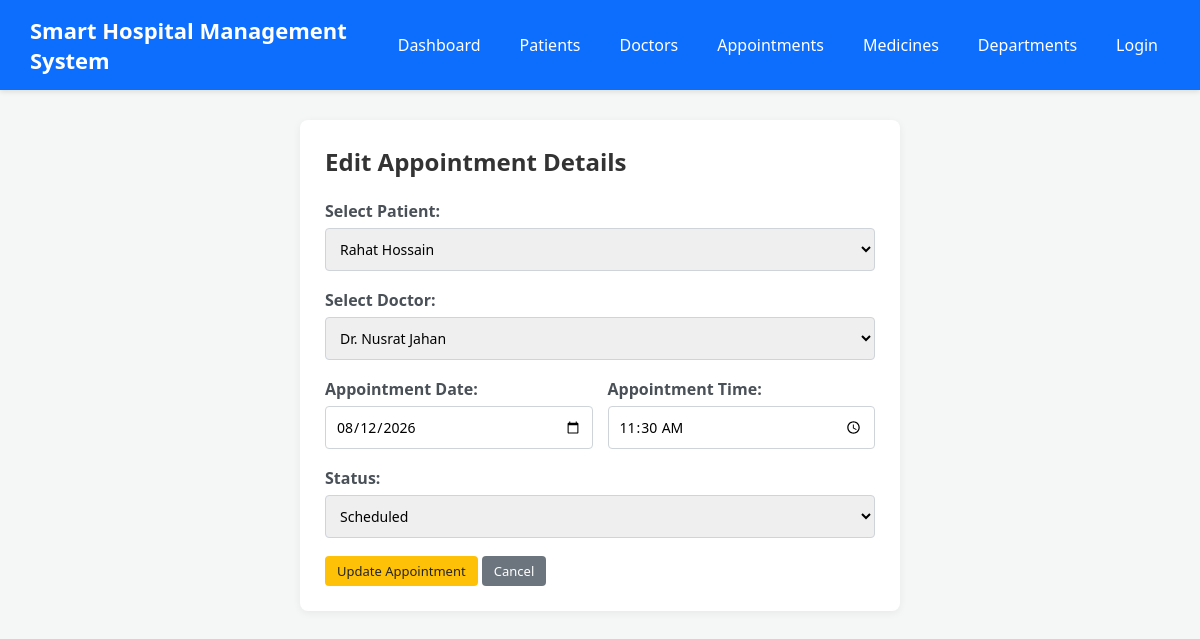
/appointment/edit.php?id=2, run on the app's committed database.
### tables this page shows
CREATE TABLE `appointments` (
  `id` INT AUTO_INCREMENT PRIMARY KEY,
  `patient_id` INT NOT NULL,
  `doctor_id` INT NOT NULL,
  `appointment_date` DATE NOT NULL,
  `appointment_time` TIME NOT NULL,
  `status` ENUM('Scheduled', 'Completed', 'Cancelled') NOT NULL DEFAULT 'Scheduled',
  `created_at` TIMESTAMP DEFAULT CURRENT_TIMESTAMP,
  CONSTRAINT `fk_appointments_patient` FOREIGN KEY (`patient_id`) REFERENCES `patients` (`id`) ON DELETE CASCADE ON UPDATE CASCADE,
  CONSTRAINT `fk_appointments_doctor` FOREIGN KEY (`doctor_id`) REFERENCES `doctors` (`id`) ON DELETE CASCADE ON UPDATE CASCADE
);

CREATE TABLE `patients` (
  `id` INT AUTO_INCREMENT PRIMARY KEY,
  `name` VARCHAR(100) NOT NULL,
  `gender` ENUM('Male', 'Female', 'Other') NOT NULL,
  `age` INT NOT NULL,
  `phone` VARCHAR(20) NOT NULL,
  `address` TEXT NOT NULL,
  `blood_group` VARCHAR(10) NOT NULL,
  `created_at` TIMESTAMP DEFAULT CURRENT_TIMESTAMP
);

CREATE TABLE `doctors` (
  `id` INT AUTO_INCREMENT PRIMARY KEY,
  `department_id` INT NOT NULL,
  `name` VARCHAR(100) NOT NULL,
  `phone` VARCHAR(20) NOT NULL,
  `email` VARCHAR(100) NOT NULL,
  `available_days` VARCHAR(100) NOT NULL,
  `created_at` TIMESTAMP DEFAULT CURRENT_TIMESTAMP,
  CONSTRAINT `fk_doctors_department` FOREIGN KEY (`department_id`) REFERENCES `departments` (`id`) ON DELETE CASCADE ON UPDATE CASCADE
);

### appointment/edit.php (the view, shortened to what this page needs)
<?php
include "../connection.php";
$id = $_GET['id'];
$sql = "SELECT * FROM appointments WHERE id=$id";
$result = mysqli_query($conn, $sql);
$row = mysqli_fetch_assoc($result);
$patients = mysqli_query($conn, "SELECT id, name FROM patients");
$doctors  = mysqli_query($conn, "SELECT id, name FROM doctors");
?>
<!DOCTYPE html>
<html>
<head>
    <link rel="stylesheet" href="../style.css">
</head>
<body>
<?php include "../nav.php"; ?>
<div class="container">
    <div class="card" style="max-width: 600px; margin: 20px auto;">
        <h2>Edit Appointment Details</h2>
        <br>
        <form action="update.php" method="POST">
            <div class="form-group">
                <label>Select Patient:</label>
                <select name="patient_id" class="form-control" required>
                    <?php while($p = mysqli_fetch_assoc($patients)) { ?>
                        <option value="<?php echo $p['id']; ?>" <?php if($p['id'] == $row['patient_id']) echo 'selected'; ?>>
                            <?php echo $p['name']; ?>
                        </option>
                    <?php } ?>
                </select>
            </div>
            <div class="form-group">
                <label>Select Doctor:</label>
                <select name="doctor_id" class="form-control" required>
                    <?php while($d = mysqli_fetch_assoc($doctors)) { ?>
                        <option value="<?php echo $d['id']; ?>" <?php if($d['id'] == $row['doctor_id']) echo 'selected'; ?>>
                            <?php echo $d['name']; ?>
                        </option>
                    <?php } ?>
                </select>
            </div>
            <div class="form-row">
                <div class="form-group">
                    <label>Appointment Date:</label>
                    <input type="date" name="appointment_date" class="form-control" value="<?php echo $row['appointment_date']; ?>" required>
                </div>
                <div class="form-group">
                    <label>Appointment Time:</label>
                    <input type="time" name="appointment_time" class="form-control" value="<?php echo $row['appointment_time']; ?>" required>
                </div>
            </div>
            <div class="form-group">
                <label>Status:</label>
                <select name="status" class="form-control" required>
                    <option value="Scheduled" <?php if($row['status'] == 'Scheduled') echo 'selected'; ?>>Scheduled</option>
                </select>
            </div>
            <button type="submit" class="btn btn-warning">Update Appointment</button>
            <a href="index.php" class="btn btn-secondary">Cancel</a>
        </form>
    </div>
</div>
</body>
</html>

### style.css (style rules this page uses)
* { margin: 0; padding: 0; box-sizing: border-box; font-family: 'Segoe UI', Tahoma, Geneva, Verdana, sans-serif; }
body { background-color: #f4f7f6; color: #333; padding-bottom: 40px; }
.container { max-width: 1150px; margin: 30px auto; padding: 0 20px; }
.card { background-color: white; border-radius: 8px; padding: 25px; box-shadow: 0 2px 8px rgba(0,0,0,0.06); margin-bottom: 25px; }
.btn { display: inline-block; padding: 6px 12px; border-radius: 4px; text-decoration: none; font-weight: 500; font-size: 13px; cursor: pointer; border: none; white-space: nowrap; }
.btn-warning { background-color: #ffc107; color: #212529; }
.btn-secondary { background-color: #6c757d; color: white; }
.form-group { margin-bottom: 18px; }
.form-group label { display: block; margin-bottom: 6px; font-weight: 600; color: #495057; }
.form-control { width: 100%; padding: 10px; border: 1px solid #ced4da; border-radius: 4px; font-size: 14px; }
.form-row { display: flex; gap: 15px; }
.form-row .form-group { flex: 1; }

### data on the page
appointments: patient_id "Rahat Hossain", doctor_id "Dr. Nusrat Jahan", appointment_date "08/12/2026", appointment_time "11:30:00", status "Scheduled"
